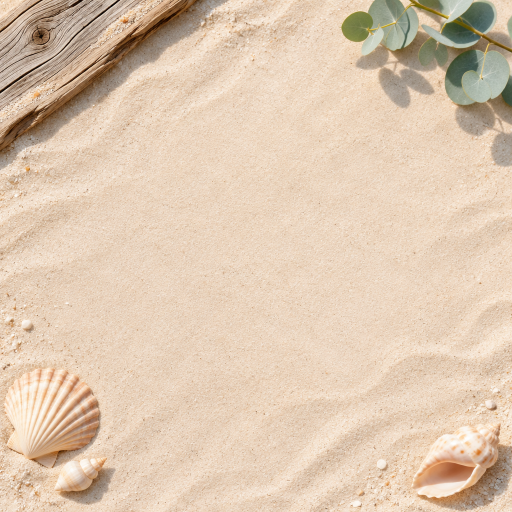
#> input picture bg/beach.png, 1024 x 1024 px (shown at 1/2 size)
$ python -i styled.py   (imports and definitions only)
#> lines starting #> are read from the running program, lines starting #| are printed output that depends on the picture
#> further down, picture is the input picture: PIL image 1024x1024 RGB; mean R, G, B 221.7, 199.8, 177.2
#!/usr/bin/env python3
"""Cut a flat product mock-up off its white (or transparent) background and place it on a Rebel News background."""
import os,sys,json,glob,io,subprocess
import numpy as np, cv2
from PIL import Image, ImageFilter
BGDIR=os.environ.get('BGDIR', os.path.join(os.path.dirname(os.path.abspath(__file__)), '..', 'bg') + '/')
OUT=1600
_bg={}
# [8 lines left out: function bgs, not called in this run]
THEMES={'xmas':['xmas_gifts','xmas_plaid','xmas_snow','snowroad','redpaper'],
 'west':['bluebarn','prairie','wood','truckbed','bench'],'canada':['maple','ice','snowroad','forest'],
 'aus':['outback','beach'],'faith':['pew','linen','wood'],'news':['newsdesk','newsprint','neon','redpaper','navy'],
 'convoy':['road','truckbed','snowroad','maple'],'guns':['camp','forest','bench','wood'],'mug':['coffee','wood','newsdesk','linen']}
# [12 lines left out: function theme_for, not called in this run]
def cutout(im):
    """returns RGBA with alpha for a flat mock-up on white/transparent; None if it is not a flat mock-up"""
    if im.mode in('RGBA','LA','P'):
        rgba=im.convert('RGBA'); a=np.asarray(rgba)[...,3]
        if (a<250).mean()>0.08: return rgba,'transparent'
    rgb=np.asarray(im.convert('RGB')); h,w=rgb.shape[:2]
#> after `h, w = rgb.shape[:2]`: h = 1024; w = 1024
    mn=rgb.min(2)
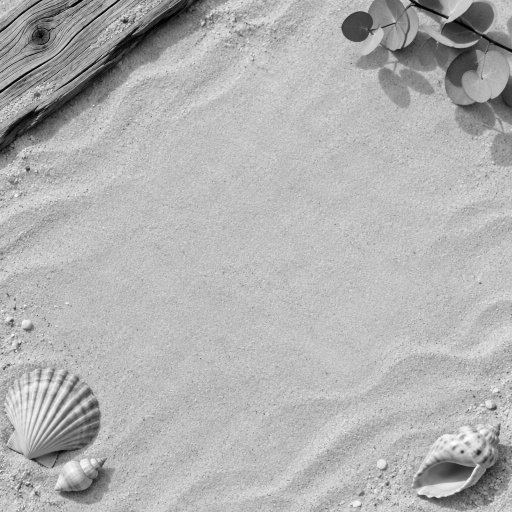
#> mn: shape (1024, 1024) (shown at 1/2 size); min 0, max 255, mean 177.1
    border=np.concatenate([mn[:6].ravel(),mn[-6:].ravel(),mn[:,:6].ravel(),mn[:,-6:].ravel()])
    if (border>=244).mean()<0.97:
        # something touches an edge: on-model or lifestyle shot
        top=(mn[:8]<235).mean(); bot=(mn[-8:]<235).mean()
#> after `top = (mn[:8] < 235).mean()`: top = 1
#> after `bot = (mn[-8:] < 235).mean()`: bot = 1
        return None,('model' if (top>0.02 or bot>0.02) and (border>=244).mean()>0.6 else 'not_white')
    # flood fill near-white from the border
    near=(mn>=238).astype(np.uint8)
    ff=near.copy(); mask=np.zeros((h+2,w+2),np.uint8)
    for x in range(0,w,8):
        for y in(0,h-1):
            if ff[y,x]==1: cv2.floodFill(ff,mask,(x,y),2)
    for y in range(0,h,8):
        for x in(0,w-1):
            if ff[y,x]==1: cv2.floodFill(ff,mask,(x,y),2)
    fg=(ff!=2).astype(np.uint8)
    # keep the largest blobs, fill holes that are not strongly white-connected
    n,lab,st,_=cv2.connectedComponentsWithStats(fg,8)
    if n<2: return None,'empty'
    keep=np.zeros_like(fg); big=st[1:,4].max()
    for i in range(1,n):
        if st[i,4]>=0.02*big: keep[lab==i]=1
    area=keep.mean()
    garment=rgb[keep==1]; lum=garment.mean()
    light=lum>185
    if light:
        # white/ash garment on white: the flood fill leaks into the garment, so use a segmentation model and union
        try:
            from rembg import remove,new_session
            global _sess
            try: _sess
            except NameError: _sess=new_session('u2net')
            m=np.asarray(remove(im.convert('RGB'),session=_sess,only_mask=True))
            m=cv2.resize(m,(w,h))
            keep=((m>110)|(keep==1)).astype(np.uint8)
            # but never keep pure-white pixels connected to the border when the model says background
            keep[(ff==2)&(m<=110)]=0
            k=np.ones((5,5),np.uint8); keep=cv2.morphologyEx(keep,cv2.MORPH_CLOSE,k)
        except Exception as e:
            print('rembg failed',e,file=sys.stderr)
    # soft edge: erode 1px then feather
    a=(keep*255).astype(np.uint8)
    a=cv2.erode(a,np.ones((3,3),np.uint8),iterations=1)
    a=cv2.GaussianBlur(a,(0,0),0.8)
    out=np.dstack([rgb,a])
    return Image.fromarray(out,'RGBA'),('flat_light' if light else 'flat')
# [9 lines left out: function garment_lab, not called in this run]
GLOBAL={}
# [26 lines left out: functions pick_bg, compose, not called in this run]
# [21 lines not run here, left out]

>>> from PIL import Image
>>> picture = Image.open('../bg/beach.png')
>>> result = cutout(picture)
